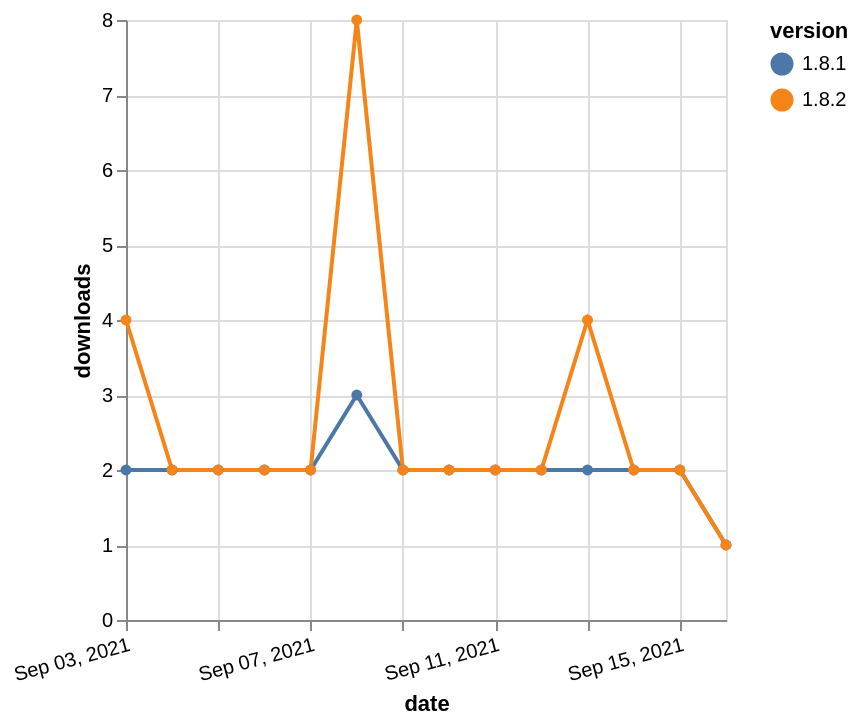

The specification (Vega-Lite) saved for this image:
### Vega-Lite specification from a JSON file in a GitHub repository (floating-point values rounded to 4 significant figures)
{"$schema": "https://vega.github.io/schema/vega-lite/v5.json", "description": "A simple bar chart with embedded data.", "data": {"values": [{"date": "2021-09-03", "total": 2507, "delta": 2, "version": "1.8.1"}, {"date": "2021-09-04", "total": 2509, "delta": 2, "version": "1.8.1"}, {"date": "2021-09-05", "total": 2511, "delta": 2, "version": "1.8.1"}, {"date": "2021-09-06", "total": 2513, "delta": 2, "version": "1.8.1"}, {"date": "2021-09-07", "total": 2515, "delta": 2, "version": "1.8.1"}, {"date": "2021-09-08", "total": 2518, "delta": 3, "version": "1.8.1"}, {"date": "2021-09-09", "total": 2520, "delta": 2, "version": "1.8.1"}, {"date": "2021-09-10", "total": 2522, "delta": 2, "version": "1.8.1"}, {"date": "2021-09-11", "total": 2524, "delta": 2, "version": "1.8.1"}, {"date": "2021-09-12", "total": 2526, "delta": 2, "version": "1.8.1"}, {"date": "2021-09-13", "total": 2528, "delta": 2, "version": "1.8.1"}, {"date": "2021-09-14", "total": 2530, "delta": 2, "version": "1.8.1"}, {"date": "2021-09-15", "total": 2532, "delta": 2, "version": "1.8.1"}, {"date": "2021-09-16", "total": 2533, "delta": 1, "version": "1.8.1"}, {"date": "2021-09-03", "total": 2056, "delta": 4, "version": "1.8.2"}, {"date": "2021-09-04", "total": 2058, "delta": 2, "version": "1.8.2"}, {"date": "2021-09-05", "total": 2060, "delta": 2, "version": "1.8.2"}, {"date": "2021-09-06", "total": 2062, "delta": 2, "version": "1.8.2"}, {"date": "2021-09-07", "total": 2064, "delta": 2, "version": "1.8.2"}, {"date": "2021-09-08", "total": 2072, "delta": 8, "version": "1.8.2"}, {"date": "2021-09-09", "total": 2074, "delta": 2, "version": "1.8.2"}, {"date": "2021-09-10", "total": 2076, "delta": 2, "version": "1.8.2"}, {"date": "2021-09-11", "total": 2078, "delta": 2, "version": "1.8.2"}, {"date": "2021-09-12", "total": 2080, "delta": 2, "version": "1.8.2"}, {"date": "2021-09-13", "total": 2084, "delta": 4, "version": "1.8.2"}, {"date": "2021-09-14", "total": 2086, "delta": 2, "version": "1.8.2"}, {"date": "2021-09-15", "total": 2088, "delta": 2, "version": "1.8.2"}, {"date": "2021-09-16", "total": 2089, "delta": 1, "version": "1.8.2"}]}, "width": "container", "mark": {"type": "line", "point": {"filled": true}}, "encoding": {"x": {"field": "date", "type": "temporal", "timeUnit": "yearmonthdate", "title": "date", "axis": {"labelAngle": -15}}, "y": {"field": "delta", "type": "quantitative", "title": "downloads"}, "color": {"field": "version", "type": "nominal"}, "tooltip": {"field": "delta"}}}
